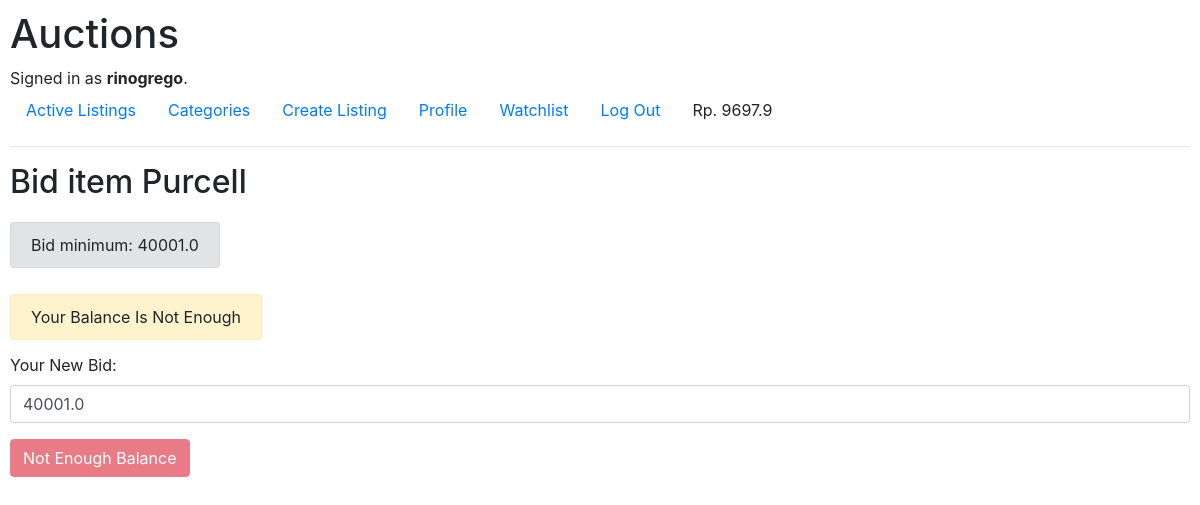
/listing/Purcell/bid/ (signed in), run on the app's committed database.
### auctions/models.py (models this page shows, shortened)
class User(AbstractUser):
    image = models.ImageField(blank=True, null=True, upload_to='media/profile/')
    balance = models.FloatField(default=0)
    pass

class Listing(models.Model):
    user = models.ForeignKey(User, on_delete=models.CASCADE)
    title = models.CharField(max_length=64)
    image = models.ImageField(max_length=255, blank=True, null=True, upload_to='media/listing/')
    category = models.CharField(max_length=32, null=True, blank=False, default="uncategorized")
    description = models.TextField(max_length=512, null=True, blank=True)
    price = models.FloatField(blank=False, null=True, default=0)
    date_posted = models.DateTimeField(auto_now_add=True, editable=False)
    date_bid = models.DateTimeField(null=True, blank=True, auto_now_add=True)
    date_end = models.DateTimeField(null=True, blank=True)
    date_now = models.DateTimeField(auto_now=True, editable=False)
    watchlist = models.ManyToManyField(User, blank=True, related_name="Watchlist")
    status = models.BooleanField(default=True, null=False, blank=False)
    """ I Don't Know What I am Doing """

### auctions/views.py (the view)
# urls.py: path("listing/<str:namaBarang>/bid/", views.bid, name="bid"),
@login_required(login_url='login')
def bid(request, namaBarang):
    user_balance = float(request.user.balance)
    if request.user.is_authenticated:
        bidder = request.user.username
    currentPrice = float(Listing.objects.get(title=namaBarang).price)
    bidForm = BiddingForm(initial={
        "user": bidder,
        "price": currentPrice,
    })
    message2 = False
    if user_balance < currentPrice:
        message2 = "Your Balance Is Not Enough"
    return render(request, "auctions/bid.html", {
        "barang": namaBarang,
        "currentBid": currentPrice,
        "bidForm": bidForm,
        "message2": message2,
    })

### auctions/forms.py
class BiddingForm(ModelForm):
  class Meta:
    model = Bid
    fields = ['price']
    widgets = {
      'user': forms.TextInput(attrs={'readonly': True, 'class': 'form-control'}),
      'price': forms.TextInput(attrs={'class': 'form-control'})
    }
    labels = {
      'price': "Your New Bid"
    }

### auctions/templates/auctions/bid.html (shortened to what this page needs)
{% extends 'auctions/layout.html' %}
{% block body %}
 <h2>Bid item {{ barang }}</h2><br>
  <a class="alert alert-secondary" role="alert"> Bid minimum: {{ currentBid }} </a><br><br>
 {% if message2 %}
  <br><a class="alert alert-warning" role="alert"> {{ message2 }} </a><br>
 {% endif %}
 <br>
 <form action="{% url 'listing' barang %}" method="POST">
   {{ bidForm.as_p }}
   {% if not message2 %}
    <button type="submit" class="btn btn-primary">Submit New Bid</button>
   {% else %}
    <button type="submit" class="btn btn-danger" disabled>Not Enough Balance</button>
   {% endif %}
 </form>
{% endblock %}

### auctions/templates/auctions/layout.html (shortened to what this page needs)
{% load static %}
<!DOCTYPE html>
<html lang="en">
    <head>
        <link rel="stylesheet" href="https://stackpath.bootstrapcdn.com/bootstrap/4.4.1/css/bootstrap.min.css">
        <link href="{% static 'auctions/styles.css' %}" rel="stylesheet">
    </head>
    <body>
        <h1>Auctions</h1>
        <div>
            {% if user.is_authenticated %}
                Signed in as <strong>{{ user.username }}</strong>.
            {% else %}
                Not signed in.
            {% endif %}
        </div>
        <ul class="nav">
            <li class="nav-item">
                <a class="nav-link" href="{% url 'index' %}">Active Listings</a>
            </li>
            <li class="nav-item">
                <a class="nav-link" href="{% url 'category' %}">Categories</a>
            </li>
            {% if user.is_authenticated %}
                <li class="nav-item">
                    <a class="nav-link" href="{% url 'create_new_listing' %}">Create Listing</a>
                </li>
                <li class="nav-item">
                    <a class="nav-link" href="{% url 'profile' user.username %}">Profile</a>
                </li>
                <li class="nav-item">
                    <a class="nav-link" href="{% url 'watchlist' user.username %}">Watchlist</a>
                </li>
                <li class="nav-item">
                    <a class="nav-link" href="{% url 'logout' %}">Log Out</a>
                </li>
                <li class="nav-item">
                    <a class="nav-link"> Rp. {{ user.balance }} </a>
                </li>
            {% endif %}
        </ul>
        <hr>
        {% block body %}
        {% endblock %}
    </body>
</html>

### auctions/static/auctions/styles.css (style rules this page uses)
body { padding: 10px; }

### data on the page
User: username "rinogrego", balance "9697.9"
Listing: title "Purcell", price "40001.0"

### other printed values
{{ message2 }} "Your Balance Is Not Enough"
